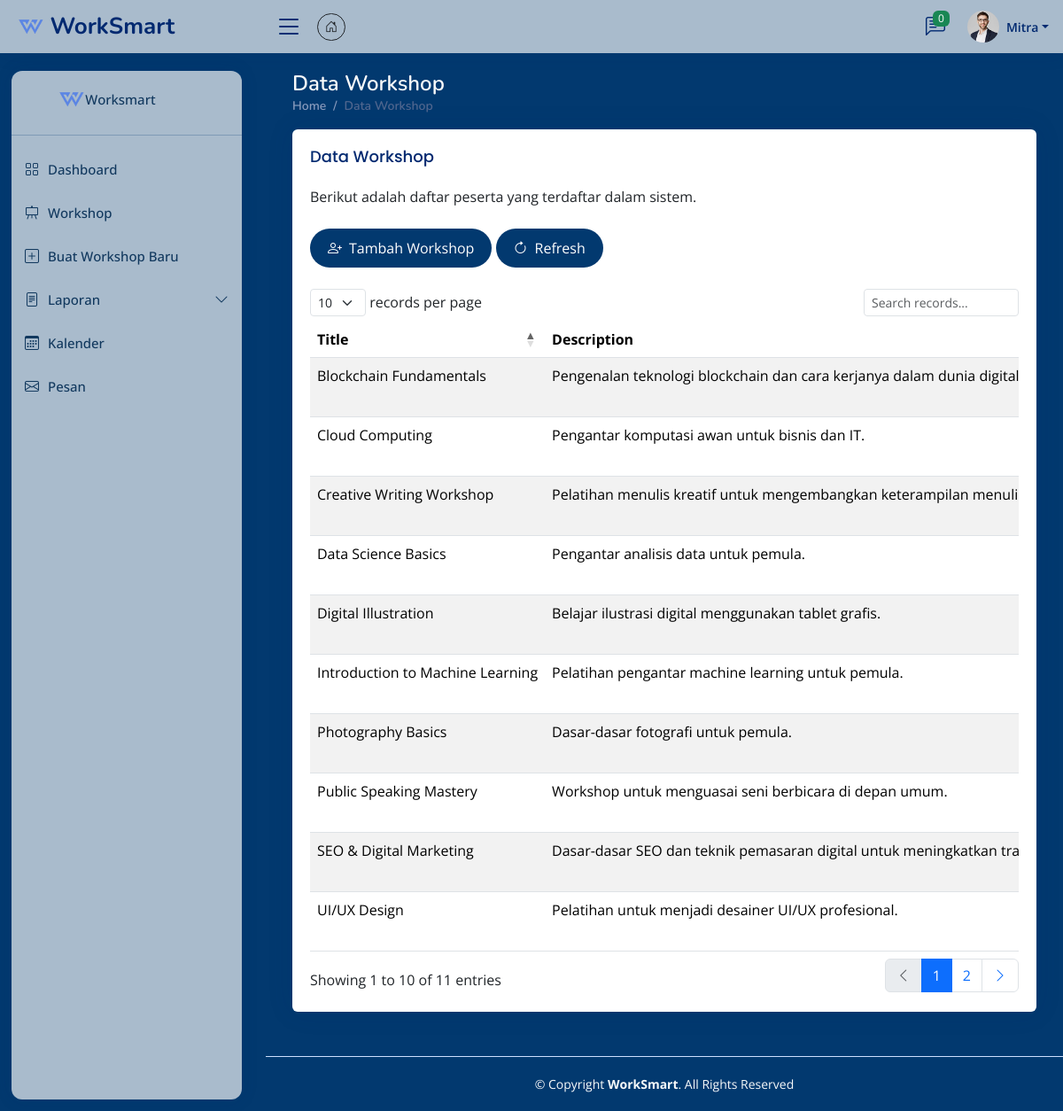
Screenshot of /pages/data-workshop.php (signed in) with the database file from the repository.
### tables this page shows
CREATE TABLE `workshops` (
  `workshop_id` int(11) NOT NULL,
  `mitra_id` int(11) NOT NULL,
  `title` varchar(255) NOT NULL,
  `description` text DEFAULT NULL,
  `banner` varchar(100) NOT NULL,
  `training_overview` text NOT NULL,
  `trained_competencies` text NOT NULL,
  `training_session` text NOT NULL,
  `requirements` text NOT NULL,
  `benefits` text NOT NULL,
  `price` decimal(10,2) NOT NULL,
  `location` varchar(255) DEFAULT NULL,
  `start_date` datetime NOT NULL,
  `end_date` datetime DEFAULT NULL,
  `status` enum('active','inactive','cancelled') NOT NULL DEFAULT 'active',
  `created_at` timestamp NOT NULL DEFAULT current_timestamp(),
  `updated_at` timestamp NOT NULL DEFAULT current_timestamp() ON UPDATE current_timestamp()
);

### controllers/function.php (called while the page is built, shortened)
<?php
function getWorkshopByMitraId($mitra_id) {
    require '../databases/database.php';
    $sql = "SELECT w.*, CONCAT(u.first_name, ' ', u.last_name) as mitra_name
            FROM workshops w
            LEFT JOIN users u ON w.mitra_id = u.user_id
            WHERE w.mitra_id = ?
            ORDER BY w.created_at DESC";
    $stmt = $conn->prepare($sql);
    $stmt->bind_param("i", $mitra_id);
    $stmt->execute();
    $result = $stmt->get_result();
    return $result->fetch_all(MYSQLI_ASSOC);
}
?>

### pages/data-workshop.php (the view, shortened to what this page needs)
<?php
require '../controllers/function.php';
$workshops = getWorkshopByMitraId($_SESSION['user_id']);
?>
<!DOCTYPE html>
<html lang="en">
<head>
  <link href="assets/vendor/bootstrap/css/bootstrap.min.css" rel="stylesheet">
  <link href="assets/vendor/bootstrap-icons/bootstrap-icons.css" rel="stylesheet">
  <link href="assets/vendor/boxicons/css/boxicons.min.css" rel="stylesheet">
  <link href="assets/vendor/quill/quill.snow.css" rel="stylesheet">
  <link href="assets/vendor/quill/quill.bubble.css" rel="stylesheet">
  <link href="assets/vendor/remixicon/remixicon.css" rel="stylesheet">
  <link href="https://cdn.datatables.net/1.11.5/css/dataTables.bootstrap5.min.css" rel="stylesheet">
  <link href="https://cdn.datatables.net/responsive/2.2.9/css/responsive.bootstrap5.min.css" rel="stylesheet">
  <link href="https://cdn.datatables.net/buttons/2.2.2/css/buttons.bootstrap5.min.css" rel="stylesheet">
  <link href="assets/css/style.css" rel="stylesheet">
  <link href="assets/css/brand.css" rel="stylesheet">
</head>
<body>
  <?php require 'header.php'; ?>
  <?php require 'sidebar.php'; ?>
  <main id="main" class="main brand-bg-color">
    <div class="pagetitle">
      <h1 class="text-light">Data Workshop</h1>
      <nav>
        <ol class="breadcrumb">
          <li class="breadcrumb-item"><a href="dashboard.php">Home</a></li>
          <li class="breadcrumb-item active">Data Workshop</li>
        </ol>
      </nav>
    </div>
<section class="section dashboard">
      <div class="row">
        <div class="col-lg-12">
        <div class="card">
            <div class="card-body">
              <h5 class="card-title">Data Workshop</h5>
              <p class="text-dark">Berikut adalah daftar peserta yang terdaftar dalam sistem.</p>
              <a href="#" data-bs-toggle="modal" data-bs-target="#tambahWorkshop" class="brand-btn btn mt-2 mb-4 rounded-pill"><i class="bi bi-person-plus me-2"></i>Tambah Workshop</a>
              <a href="#" onclick="location.reload();" class="brand-btn btn mt-2 mb-4 rounded-pill"><i class="bi bi-arrow-clockwise me-2"></i>Refresh</a>
            <div class="table-responsive">
              <table class="table table-striped table-hover dt-responsive nowrap" id="participantTable" style="width:100%">
              <thead>
              <tr>
                  <th>Title</th>
                  <th>Description</th>
              </tr>
              </thead>
              <tbody>
              <?php
              foreach($workshops as $workshop) {
              ?>
              <tr>
                  <td><?= $workshop['title'] ?></td>
                  <td><?= $workshop['description'] ?></td>
              </tr>
                <?php } ?>
                </tbody>
                </table>
              </div>
            </div>
          </div>
        </div>
      </div>
    </section>  </main>
  <footer id="footer" class="footer brand-bg-color">
    <div class="copyright text-light">
      © Copyright <strong><span>WorkSmart</span></strong>. All Rights Reserved
    </div>
  </footer>
</body>
</html>

### pages/assets/css/style.css (style rules this page uses)
:root { scroll-behavior: smooth; }
body { font-family: "Open Sans", sans-serif; background: #02396f!important; color: #02396f!important; }
a { color: #275f96; text-decoration: none; }
h1, h2, h3, h4, h5, h6 { font-family: "Nunito", sans-serif; }
#main { margin-top: 60px; padding: 20px 30px; transition: all 0.3s; }
.pagetitle { margin-bottom: 10px; }
.pagetitle h1 { font-size: 24px; margin-bottom: 0; font-weight: 600; color: #012970; }
.card { margin-bottom: 30px; border: none; box-shadow: 0px 0 30px rgba(1, 41, 112, 0.1); }
.card-title { padding: 20px 0 15px 0; font-size: 18px; font-weight: 500; color: #012970; font-family: "Poppins", sans-serif; }
.card-body { padding: 0 20px 20px 20px; }
.breadcrumb { font-size: 14px; font-family: "Nunito", sans-serif; color: #899bbd; font-weight: 600; }
.breadcrumb a { color: #899bbd; transition: 0.3s; }
.breadcrumb .breadcrumb-item::before { color: #899bbd; }
.breadcrumb .active { color: #51678f; font-weight: 600; }
@media (min-width: 1200px) { #main, #footer { margin-left: 300px; } }
.footer { padding: 20px 0; font-size: 14px; transition: all 0.3s; border-top: 1px solid #cddfff; }
.footer .copyright { text-align: center; color: #012970; }

### pages/assets/css/brand.css (style rules this page uses)
.brand-bg-color { background-color: #02396f!important; }
.brand-btn { background-color: #02396f; color: white; border: none; padding: 10px 20px; border-radius: 5px; cursor: pointer; transition: all 0.3s ease; }
h1,h2,h3,h4,h5,p { color: white; }

### rows the page displays
workshops: title "Introduction to Machine Learning", description "Pelatihan pengantar machine learning untuk pemula."
workshops: title "Creative Writing Workshop", description "Pelatihan menulis kreatif untuk mengembangkan keterampilan…"
workshops: title "Blockchain Fundamentals", description "Pengenalan teknologi blockchain dan cara kerjanya dalam dunia…"
workshops: title "SEO & Digital Marketing", description "Dasar-dasar SEO dan teknik pemasaran digital untuk meningkatkan…"
workshops: title "UI/UX Design", description "Pelatihan untuk menjadi desainer UI/UX profesional."
workshops: title "Data Science Basics", description "Pengantar analisis data untuk pemula."
workshops: title "Public Speaking Mastery", description "Workshop untuk menguasai seni berbicara di depan umum."
workshops: title "Digital Illustration", description "Belajar ilustrasi digital menggunakan tablet grafis."
workshops: title "Photography Basics", description "Dasar-dasar fotografi untuk pemula."
workshops: title "Cloud Computing", description "Pengantar komputasi awan untuk bisnis dan IT."

### other values shown
$_SESSION['first_name'] "Mitra"
